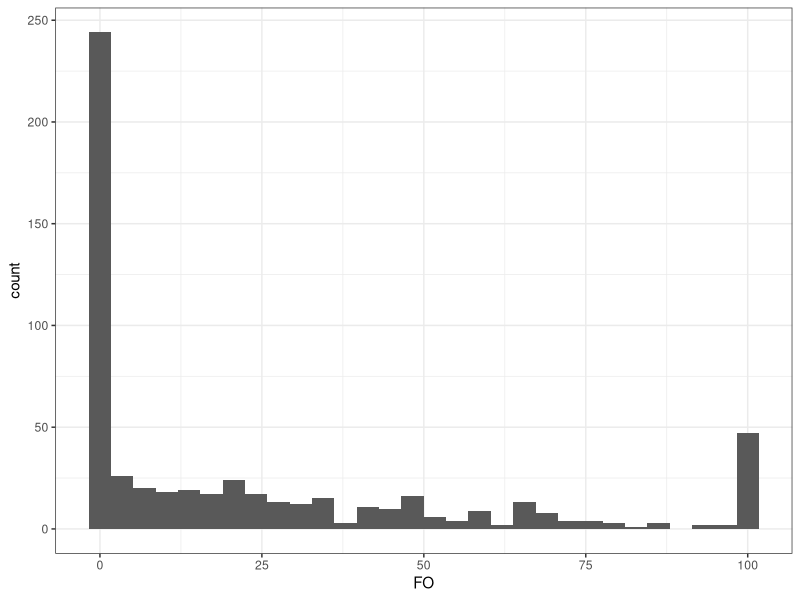
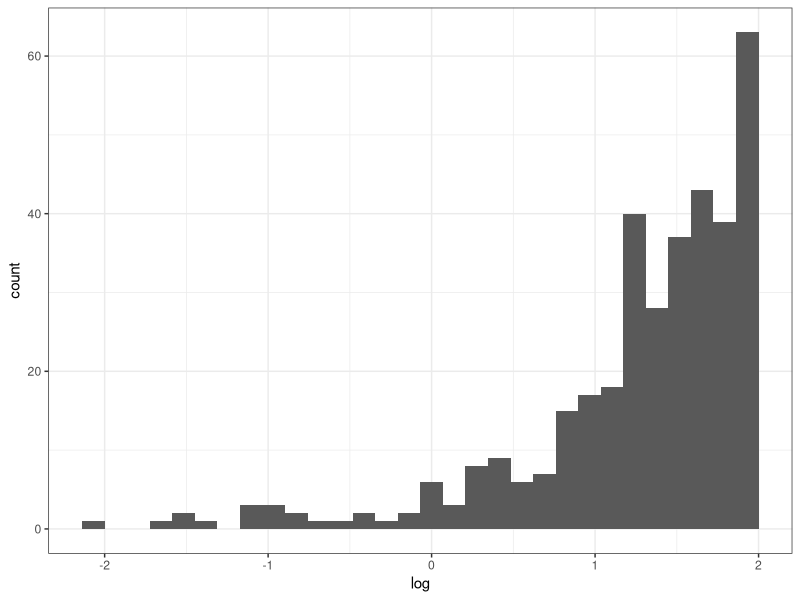

Reproduce these figures in R, in order.
## ---- chunk 1

library(dplyr)
library(here)
library(tidyverse)

fish <- read.csv("fish_data_all_becca.csv")

fish[fish == ''] <- NA

fish <- fish %>%
  filter(if_any(FO, ~ !(.x %in% c("yes", "no")))) %>%
  drop_na(FO)

fish$FO <- as.numeric(fish$FO)

fish_group <- fish %>%
  group_by(order) %>%
  summarize(mean_fo=mean(FO))

## ---- chunk 2

fish_dist <- ggplot(fish, aes(x=FO)) +
  geom_histogram() +
  theme_bw() +
  theme(legend.position = "none")

fish_dist

fish <- fish %>%
  mutate(log = log10(FO))

fish_dist <- ggplot(fish, aes(x=log)) +
  geom_histogram() +
  theme_bw() +
  theme(legend.position = "none")

fish_dist # did. not help

## ---- chunk 3

order_ANOVA <- aov(FO ~ order, data = fish)

summary(order_ANOVA)

#no significant difference between orders

family_ANOVA <- aov(FO ~ family, data = fish)

summary(family_ANOVA)

#significant difference by family

